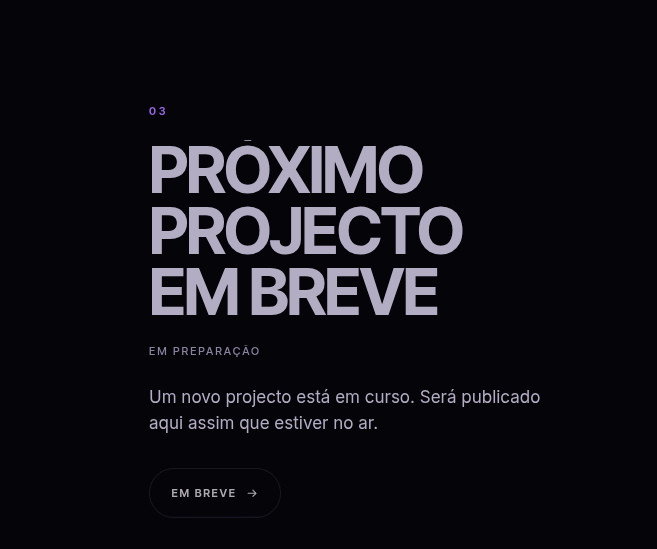
#> input picture erros/Imagem colada (4).png, 657 x 549 px, given in place of logo sem fundo.png, which was not available
$ python trace_logo.py 1.0
#> lines starting #> are read from the running program, lines starting #| are printed output that depends on the picture; pictures that were not available may be replaced by others from this repository, and a replacement may not be noted
"""
img2threejs / stage1 intake — contour extraction for the RUPE mark.

Produces the ground-truth vector description of the logo mask:
outer contours + inner holes, normalized, y-up, centered on the mark bbox.
"""
import json, sys
import numpy as np
from PIL import Image
import matplotlib
matplotlib.use("Agg")
import matplotlib.pyplot as plt

SRC = "assests/logo sem fundo.png"
OUT = "tools/out/rupe_contours.json"

def load_mask(path, up=1):
#> called with path = 'assests/logo sem fundo.png', up = 1
    im = Image.open(path).convert("RGBA")
#> im is the input picture: PIL image 657x549 RGBA; mean R, G, B, A 17.2, 15.9, 22.1, 255
    a = np.array(im)
    alpha = a[..., 3].astype(float) / 255.0
#> alpha: shape (549, 657) float64; every value is 1
    lum = a[..., :3].astype(float).mean(axis=2) / 255.0
    # ink coverage: opaque AND dark
    ink = alpha * (1.0 - np.clip((lum - 0.30) / 0.45, 0, 1))
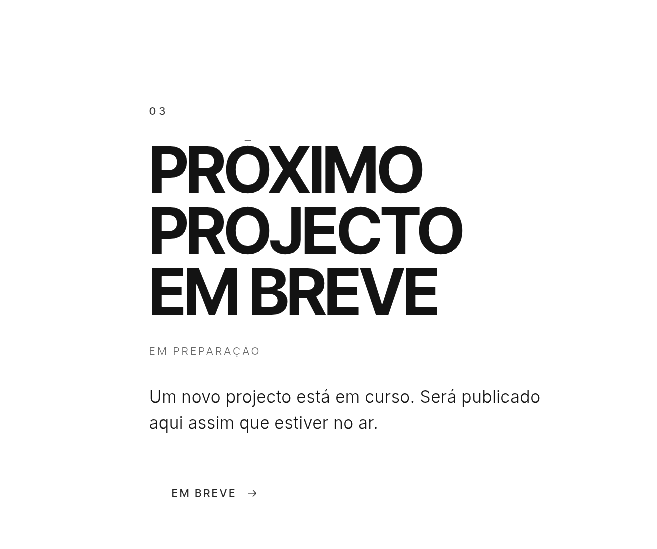
#> ink: shape (549, 657) float64; min 0.0748, max 1, mean 0.939
    return ink

def rdp(points, eps):
    """Ramer-Douglas-Peucker on an open polyline."""
    if len(points) < 3:
        return points
    start, end = points[0], points[-1]
    d = end - start
    n = np.hypot(*d)
    if n < 1e-9:
        dists = np.hypot(*(points - start).T)
    else:
        dists = np.abs(np.cross(d, points - start)) / n
    i = int(np.argmax(dists))
    if dists[i] > eps:
        left = rdp(points[: i + 1], eps)
        right = rdp(points[i:], eps)
        return np.vstack([left[:-1], right])
    return np.vstack([start, end])

def poly_area(p):
    x, y = p[:, 0], p[:, 1]
    return 0.5 * np.sum(x * np.roll(y, -1) - np.roll(x, -1) * y)

def point_in_poly(pt, poly):
    x, y = pt
    inside = False
    n = len(poly)
    j = n - 1
    for i in range(n):
        xi, yi = poly[i]
        xj, yj = poly[j]
        if (yi > y) != (yj > y):
            xint = (xj - xi) * (y - yi) / (yj - yi + 1e-12) + xi
            if x < xint:
                inside = not inside
        j = i
    return inside

def main():
    eps = float(sys.argv[1]) if len(sys.argv) > 1 else 0.9
    ink = load_mask(SRC)
    ys, xs = np.nonzero(ink > 0.5)
    x0, x1, y0, y1 = xs.min(), xs.max(), ys.min(), ys.max()
#> x0 = 0; x1 = 656; y0 = 0; y1 = 548

    fig = plt.figure()
    cs = plt.contour(ink, levels=[0.5])
    polys = []
    for path in cs.get_paths():
        for verts in path.to_polygons(closed_only=False):
            v = np.asarray(verts, dtype=float)
            if len(v) < 8:
                continue
            if np.hypot(*(v[0] - v[-1])) < 1e-6:
                v = v[:-1]
            polys.append(v)
#> this loop made 1 pass
#> after the loop, polys = 174 point arrays, longest 380 points
    plt.close(fig)
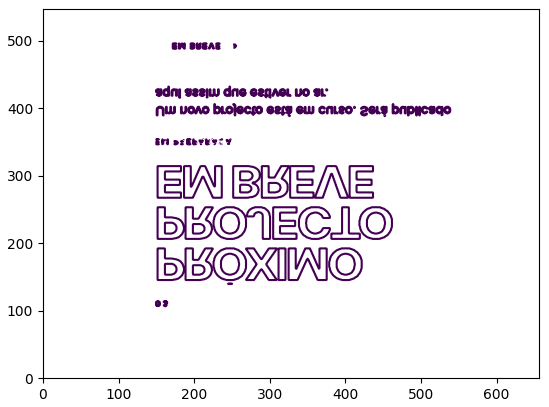
#> figure drawn by matplotlib, 1 panel

    # simplify (close the ring by wrapping through the first vertex)
    simp = []
    for v in polys:
        vv = np.vstack([v, v[:1]])
        s = rdp(vv, eps)[:-1]
        if len(s) >= 3 and abs(poly_area(s)) > 40:
            simp.append(s)
#> this loop made 174 passes
#> s on passes 1, 2, 5: [[150, 107.7], [150, 113.3]], [[154, 107.7], [154, 113.3]], [[245, 139.8], [250.1, 140]]

    simp.sort(key=lambda p: -abs(poly_area(p)))

    # outer / hole classification by containment depth
    entries = []
    for i, p in enumerate(simp):
        depth = 0
        for j, q in enumerate(simp):
            if i != j and abs(poly_area(q)) > abs(poly_area(p)) and point_in_poly(p[0], q):
                depth += 1
        entries.append({"poly": p, "depth": depth})
#> this loop made 44 passes
#> p on pass 26: [[312, 145.5], [311.5, 192], [320, 192.5], [320.7, 146]]

    # normalize: centre on the mark bbox, scale so height == 1, y up
    cx = (x0 + x1) / 2.0
    cy = (y0 + y1) / 2.0
    h = float(y1 - y0)
    shapes = []
    for e in entries:
        p = e["poly"]
        q = np.column_stack([(p[:, 0] - cx) / h, -(p[:, 1] - cy) / h])
        shapes.append({"depth": e["depth"], "area": float(poly_area(q)), "pts": q})
#> this loop made 44 passes

    outers = [s for s in shapes if s["depth"] % 2 == 0]
    holes = [s for s in shapes if s["depth"] % 2 == 1]
    result = []
    for o in outers:
        oh = [h_["pts"].tolist() for h_ in holes
              if point_in_poly(h_["pts"][0], np.asarray(o["pts"]))]
        result.append({"contour": o["pts"].tolist(), "holes": oh,
                       "area": abs(o["area"])})
#> this loop made 33 passes
    result.sort(key=lambda r: -r["area"])

    import os
    os.makedirs("tools/out", exist_ok=True)
    with open(OUT, "w") as f:
        json.dump({"source": SRC, "aspect": float((x1 - x0) / (y1 - y0)),
                   "epsilon_px": eps, "shapes": result}, f)
    print(f"shapes={len(result)} eps={eps}")
#| shapes=33 eps=1.0
    for i, r in enumerate(result):
        print(f"  [{i}] pts={len(r['contour'])} holes={len(r['holes'])} "
              f"holePts={[len(h) for h in r['holes']]} area={r['area']:.4f}")

main()
